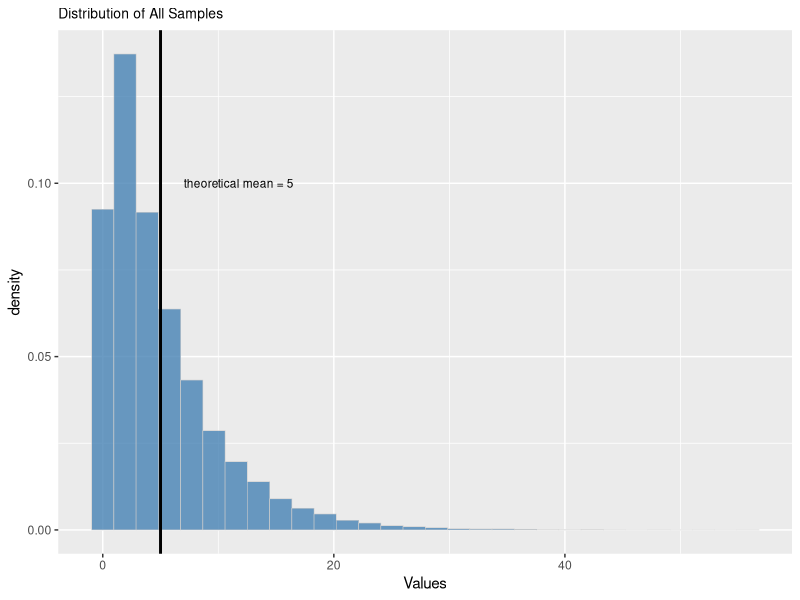
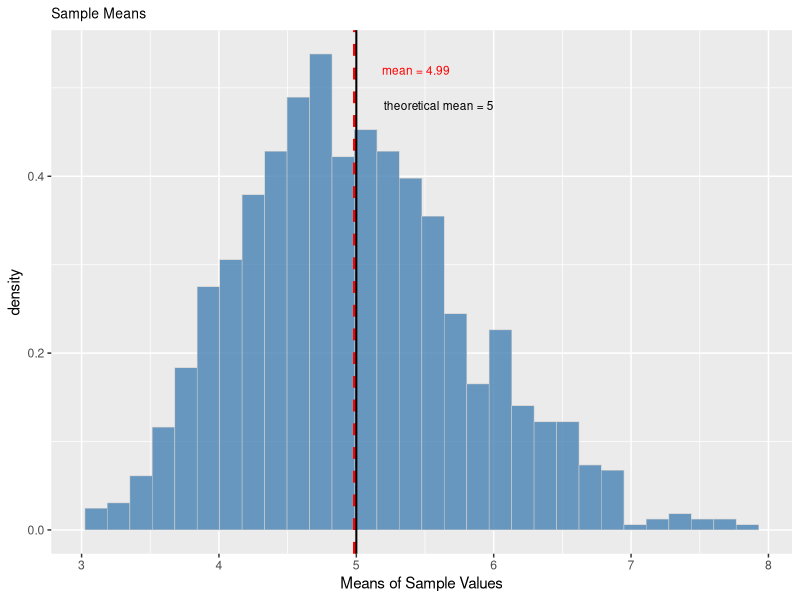
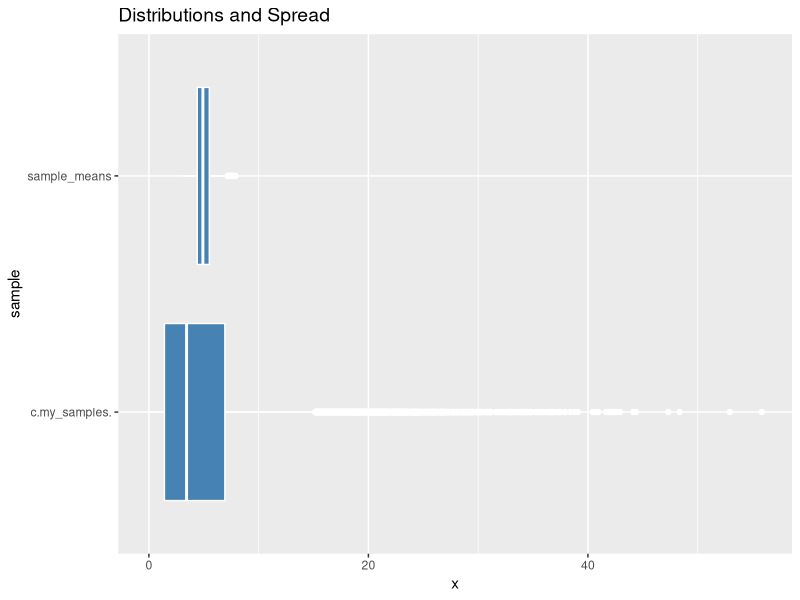
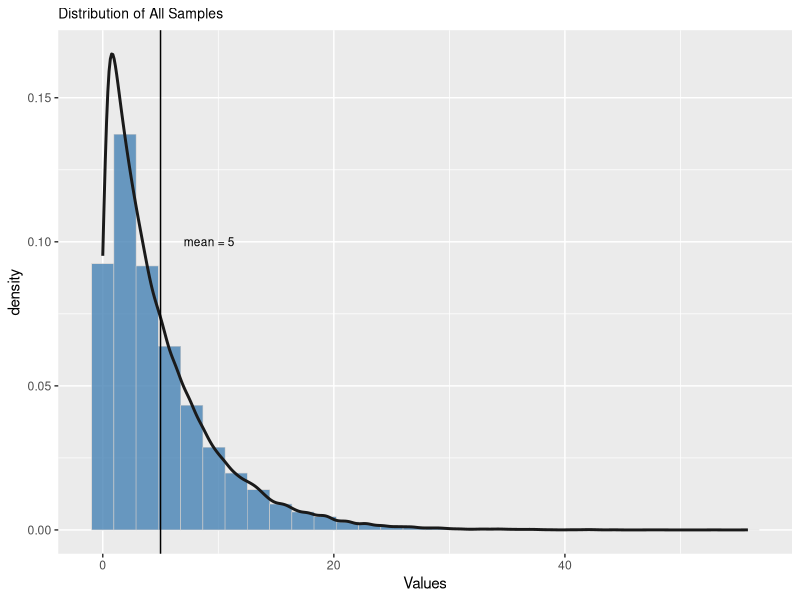
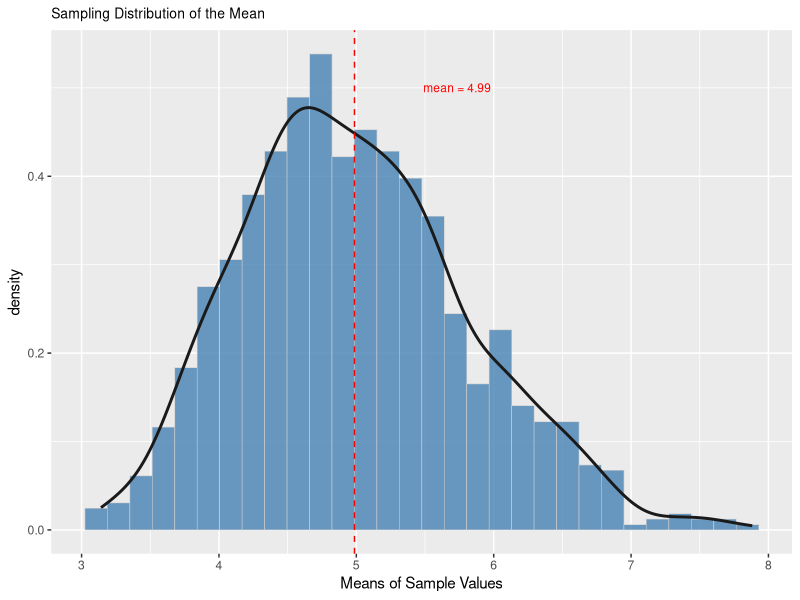
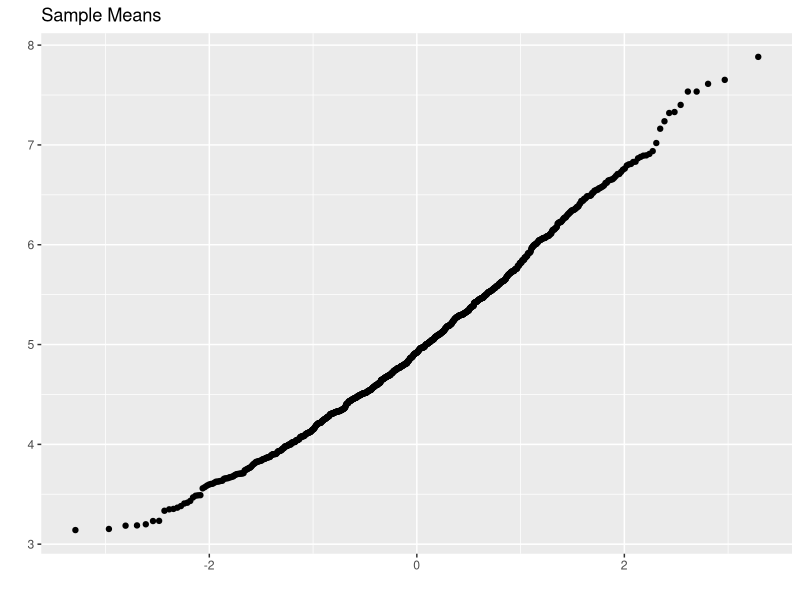
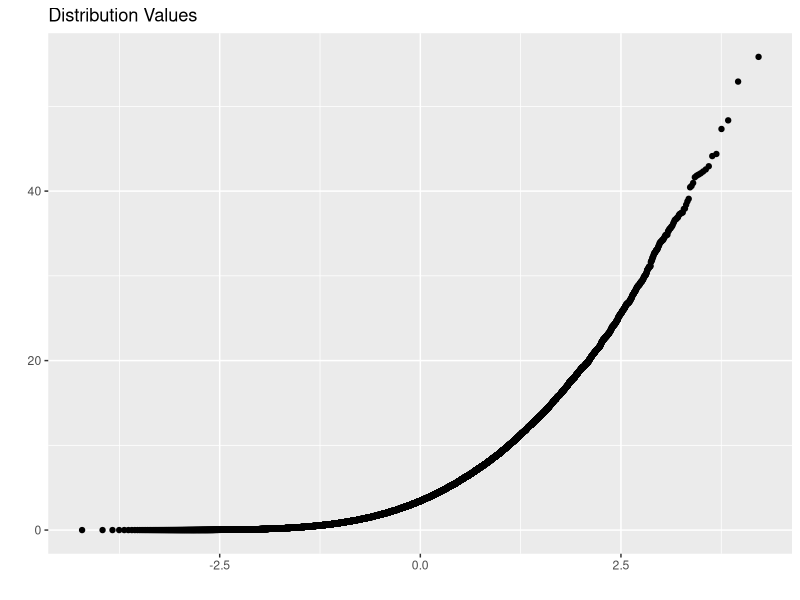

Here is the R script that generated these plots, in order:
## ---- chunk 1
knitr::opts_chunk$set(fig.width=9)
options(scipen=999)
setwd("~/Documents/DataScience/Inferential Statistics")
# ensurePkg tests whether the package is installed and, if not, installs it.
ensurePkg <- function(x) {
    if (!require(x,character.only = TRUE)) {
        install.packages(x,dep=TRUE, repos="http://cran.r-project.org")
        if(!require(x,character.only = TRUE)) stop("Package not found")
    }
}
ensurePkg('scales')
ensurePkg('tidyr')
ensurePkg('dplyr')
ensurePkg('ggplot2')
ensurePkg('graphics')
## ---- chunk 2
set.seed(42)
n <- 40
lambda <- 0.2
r <- 1000
my_samples <- matrix(rexp(n*r, lambda), r)
## ---- chunk 3
sample_means <- apply(my_samples, 1, mean)
## ---- chunk 4
summary(sample_means)
## ---- chunk 5
long_sample <- gather(data.frame(c(my_samples)), "sample", "x")
long_means <- gather(data.frame(sample_means), "sample", "x")
long_combined <- bind_rows(long_sample, long_means)

a <- ggplot(long_sample, aes(x=x, y=..density..)) +
    geom_histogram(fill="steelblue", color="grey80", size=.2, alpha=.8) +
    geom_vline(xintercept=1/lambda, linetype="solid", color="black", size = 1) + 
    annotate("text", size=3, hjust=0, x = 1/lambda+2, y=.1, color="black"
             , label=paste("theoretical mean =",1/lambda)) + 
    xlab("Values") +
    ggtitle("Distribution of All Samples") +
    theme(plot.title=element_text(size=10))

b <- ggplot(long_means, aes(x=x, y=..density..)) +
    geom_histogram(fill="steelblue", color="grey80", size=.2, alpha=.8) +
    geom_vline(xintercept=mean(sample_means), linetype="dashed", color="red", size=1) + 
    geom_vline(xintercept=1/lambda, linetype="solid", color="black", size=.7) + 
    annotate("text", size=3, hjust=0, x = mean(sample_means)+.2, y=.52, color="red"
             , label=paste("mean =",round(mean(sample_means),2))) + 
    annotate("text", size=3, hjust=0, x = 1/lambda+.2, y=.48, color="black"
             , label=paste("theoretical mean =",round(1/lambda,2))) +     
    xlab("Means of Sample Values") +
    ggtitle("Sample Means") +
    theme(plot.title=element_text(size=10))
## ---- chunk 6
a
b
## ---- chunk 7
se <- 1/lambda^2/n
print(paste("Standard error of the mean: ", se))
## ---- chunk 8
ggplot(long_combined, aes(x=sample, y=x)) + 
    geom_boxplot(horizontal=TRUE, fill="steelblue", color="white")+coord_flip() + 
    ggtitle("Distributions and Spread") +
    theme(plot.title=element_text(size=14))
## ---- chunk 9
a <- ggplot(long_sample, aes(x=x, y=..density..)) +
    geom_histogram(fill="steelblue", color="grey80", size=.2, alpha=.8) +
    geom_density(color="grey10", size=1) + 
    geom_vline(xintercept=1/lambda, linetype="solid", color="black") + 
    annotate("text", size=3, hjust=0, x = 1/lambda+2, y=.1, color="black"
             , label=paste("mean =",1/lambda)) + 
    xlab("Values") +
    ggtitle("Distribution of All Samples") +
    theme(plot.title=element_text(size=10))

b <- ggplot(long_means, aes(x=x, y=..density..)) +
    geom_histogram(fill="steelblue", color="grey80", size=.2, alpha=.8) +
    geom_density(color="grey10", size=1) + 
    geom_vline(xintercept=mean(sample_means), linetype="dashed", color="red") + 
    annotate("text", size=3, hjust=0, x = mean(sample_means)+.5, y=.5, color="red"
             , label=paste("mean =",round(mean(sample_means),2))) + 
    xlab("Means of Sample Values") +
    ggtitle("Sampling Distribution of the Mean") +
    theme(plot.title=element_text(size=10))
## ---- chunk 10
a
b
## ---- chunk 11
lower <- mean(sample_means) - 1.96*sd(sample_means)
upper <- mean(sample_means) + 1.96*sd(sample_means)
set_check <- sum(sample_means > lower & sample_means < upper)/length(sample_means)
## ---- chunk 12
print(paste("Mean: ", round(mean(sample_means),2)))
print(paste("Median: ", round(median(sample_means),2)))
print(paste("Percentage of sampling means within 1.96 standard deviations: ", percent(set_check)))
## ---- chunk 13
qplot(sample = sample_means, main = "Sample Means")
qplot(sample = c(my_samples), main = "Distribution Values")
